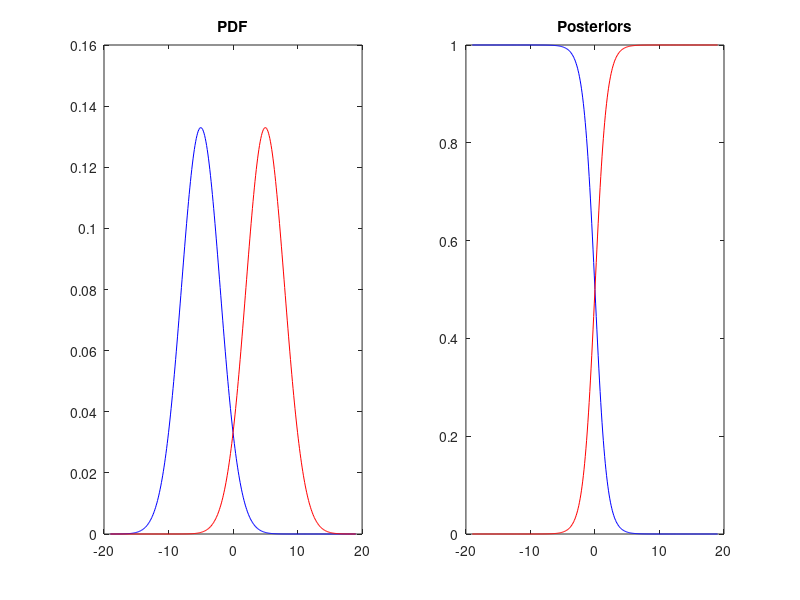

Write the MATLAB code that produced this figure.
% CSCI 5521 Introduction to Machine Learning
% By Chunni Zhao
% Demonstration of Classification by 1-D Gaussians 

mu1 = -5;
mu2 = 5;
sd1 = 3;
sd2 = 3;
pc1 = 0.5;
pc2 = 0.5;
sd = max(sd1,sd2);
ix = -6*sd-1:1e-1:6*sd+1; %covers more than 99% of the curve

iy1 = pdf('normal', ix, mu1, sd1);
iy2 = pdf('normal', ix, mu2, sd2);

subplot(1,2,1);
plot(ix,iy1,'b'); hold on;
plot(ix,iy2,'r');
title('PDF');

iy1 = iy1*pc1;
iy2 = iy2*pc2;

iy1_n = iy1 ./ (iy1+iy2);
iy2_n = iy2 ./ (iy1+iy2);
subplot(1,2,2);
plot(ix,iy1_n,'b'); hold on;
plot(ix,iy2_n,'r');
title('Posteriors');